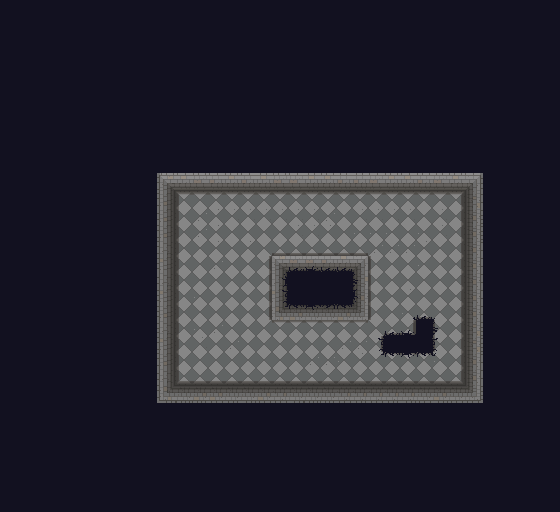

Tiled map render using the project's own tile images. Description and the map definition, with tile-layer contents summarised, below:
An orthogonal 35x32 tile map with 16x16 px tiles, 3 tile layers (Background, Ground, Details), 2 tilesets and 28 objects (12x Enemy, Player).

<map version="1.10" tiledversion="1.11.2" orientation="orthogonal" renderorder="right-down" width="35" height="32" tilewidth="16" tileheight="16" infinite="0" nextlayerid="11" nextobjectid="97">
 <tileset firstgid="1" source="../tilesets/dungeon_tileset.tsx" />
 <tileset firstgid="271" source="../tilesets/Objects.tsx" />
 <layer id="1" name="Background" width="35" height="32">
  <data>[1120 cells, 1120 non-empty, 2 distinct tile ids]</data>
 </layer>
 <layer id="6" name="Ground" width="35" height="32">
  <data>[1120 cells, 357 non-empty, 57 distinct tile ids]</data>
 </layer>
 <layer id="5" name="Details" width="35" height="32">
  <data>[1120 cells, 26 non-empty, 8 distinct tile ids]</data>
 </layer>
 <objectgroup id="8" name="Entities">
  <object id="46" name="Player" x="319" y="226">
   <point />
  </object>
  <object id="58" name="Enemy" x="244.333" y="326.167">
   <point />
  </object>
  <object id="64" name="Enemy" x="198.667" y="305">
   <point />
  </object>
  <object id="65" name="Enemy" x="286.167" y="368.5">
   <point />
  </object>
  <object id="66" name="Enemy" x="436" y="219.5">
   <point />
  </object>
  <object id="82" name="Enemy" x="205" y="369.5">
   <point />
  </object>
  <object id="83" name="Enemy" x="450.5" y="369">
   <point />
  </object>
  <object id="88" name="Enemy" x="345" y="360.5">
   <point />
  </object>
  <object id="91" name="Enemy" x="198.5" y="220.5">
   <point />
  </object>
  <object id="92" name="Enemy" x="390" y="246">
   <point />
  </object>
  <object id="93" name="Enemy" x="449" y="270">
   <point />
  </object>
  <object id="94" name="Enemy" x="393" y="316.5">
   <point />
  </object>
 </objectgroup>
 <objectgroup id="9" name="Collisions">
  <object id="4" x="466.015" y="185.167" width="15.6364" height="193.606" />
  <object id="37" x="157" y="373.166" width="328" height="33.0001" />
  <object id="60" x="156.667" y="158.167" width="328" height="33.0001" />
  <object id="61" x="271.333" y="245.667" width="97.3333" height="74.0001" />
  <object id="63" x="154.848" y="189.864" width="19.6364" height="193.606" />
  <object id="78" x="382.833" y="325.5" width="49.8333" height="27.5001" />
  <object id="79" x="414.583" y="310" width="18.8333" height="25.0001" />
  <object id="96" name="Enemy" x="240.5" y="260.5">
   <point />
  </object>
 </objectgroup>
 <objectgroup id="10" name="Objects">
  <object id="68" gid="272" x="176.667" y="256.667" width="16" height="16" />
  <object id="69" gid="272" x="193.333" y="264" width="16" height="16" />
  <object id="70" gid="272" x="189.333" y="252" width="16" height="16" />
  <object id="71" gid="272" x="399.667" y="276.833" width="16" height="16" />
  <object id="72" gid="272" x="408" y="266" width="16" height="16" />
  <object id="74" gid="272" x="413.167" y="283.667" width="16" height="16" />
  <object id="76" gid="272" x="232" y="359.333" width="16" height="16" />
  <object id="77" gid="272" x="246.667" y="352.667" width="16" height="16" />
 </objectgroup>
</map>
